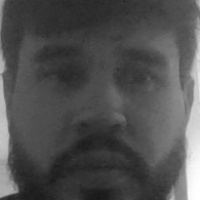
#> input picture faces/Victor Militino/0.jpg, 200 x 200 px; its folder holds only this picture in this run
$ python -i face_engine.py   (imports and definitions only)
#> lines starting #> are read from the running program, lines starting #| are printed output that depends on the picture
#> further down, picture is the input picture: shape (200, 200, 3); min 24, max 255, mean 79.8
### utils.py
import cv2
import os
import shutil

def draw_label(frame, text, x, y, w, h):
    cv2.rectangle(frame, (x, y), (x + w, y + h), (0, 255, 0), 2)
    cv2.putText(frame, text, (x, y - 10), cv2.FONT_HERSHEY_SIMPLEX, 0.6, (0, 255, 0), 2)

def carregar_cascade(nome_arquivo):
    caminho_original = os.path.join(cv2.data.haarcascades, nome_arquivo)
    pasta_segura = os.path.join(os.environ.get('SystemDrive', 'C:') + os.sep, 'cv_cascades')
    os.makedirs(pasta_segura, exist_ok=True)
    caminho_seguro = os.path.join(pasta_segura, nome_arquivo)
    if not os.path.exists(caminho_seguro):
        shutil.copyfile(caminho_original, caminho_seguro)
    classificador = cv2.CascadeClassifier(caminho_seguro)
    if classificador.empty():
        raise RuntimeError(f"[ERRO] Não foi possível carregar o classificador '{nome_arquivo}'. Verifique se o arquivo existe em: {caminho_original}")
    return classificador
JANELA_FILTRO_OLHOS = 5

# [17 lines left out: function atualizar_liveness, not called in this run]
MIN_AMOSTRAS_MOVIMENTO = 15
CONFIRMACOES_CONSECUTIVAS_NECESSARIAS = 4
RAZAO_MOVIMENTO_MINIMA = 0.004
RAZAO_MOVIMENTO_MAXIMA = 0.09

# [32 lines left out: functions atualizar_liveness_movimento, _desvio_padrao, not called in this run]

### face_engine.py
import cv2
import os
import numpy as np
from utils import carregar_cascade

class FaceEngine:

    def __init__(self):
        self.detector_frontal = carregar_cascade('haarcascade_frontalface_default.xml')
        self.detector_perfil = carregar_cascade('haarcascade_profileface.xml')
        self.detector_olhos = carregar_cascade('haarcascade_eye.xml')
        self.recognizer = cv2.face.LBPHFaceRecognizer_create()
        self.labels = {}
        self.trained = False

    def train(self, people):
        faces = []
        labels = []
        for i, p in enumerate(people):
            if os.path.isdir(p.image_path):
                print(f'[TREINO] Carregando múltiplos ângulos de: {p.name}')
                for filename in os.listdir(p.image_path):
                    if filename.lower().endswith(('.jpg', '.jpeg', '.png')):
                        img_path = os.path.join(p.image_path, filename)
                        img = cv2.imread(img_path, cv2.IMREAD_GRAYSCALE)
                        if img is not None:
                            faces.append(img)
                            labels.append(i)
                self.labels[i] = p
            elif os.path.isfile(p.image_path):
                img = cv2.imread(p.image_path, cv2.IMREAD_GRAYSCALE)
                if img is not None:
                    detections = self.detector_frontal.detectMultiScale(img, 1.1, 4)
                    for x, y, w, h in detections:
                        faces.append(img[y:y + h, x:x + w])
                        labels.append(i)
                    self.labels[i] = p
        if faces:
            self.recognizer.train(faces, np.array(labels))
            self.trained = True
            print(f'[TREINO] Pronto! Inteligência calibrada com {len(faces)} imagens multifacetadas.')

    def detect_and_recognize(self, frame):
        gray = cv2.cvtColor(frame, cv2.COLOR_BGR2GRAY)
        detections = list(self.detector_frontal.detectMultiScale(gray, 1.1, 4))
#> detections = [[14, 11, 176, 176]]
        if len(detections) == 0:
            detections = list(self.detector_perfil.detectMultiScale(gray, 1.1, 4))
        if len(detections) == 0:
            gray_flipped = cv2.flip(gray, 1)
            detections_flipped = self.detector_perfil.detectMultiScale(gray_flipped, 1.1, 4)
            largura_img = gray.shape[1]
            for x, y, w, h in detections_flipped:
                x_real = largura_img - x - w
                detections.append((x, y, w, h))
        results = []
        for x, y, w, h in detections:
            face = gray[y:y + h, x:x + w]
            face_resized = cv2.resize(face, (200, 200))
            if self.trained:
                label, confidence = self.recognizer.predict(face_resized)
                person = self.labels.get(label) if confidence < 80 else None
            else:
                person = None
            olhos = self.detector_olhos.detectMultiScale(face, 1.1, 5)
            olhos_detectados = len(olhos) > 0
            results.append((x, y, w, h, person, olhos_detectados))
#> this loop made 1 pass
#> (x, y, w, h, olhos, olhos_detectados) on pass 1: (14, 11, 176, 176, [[96, 39, 53, 53], [12, 24, 70, 70]], True)
#> pass 1, in detect_and_recognize, `face = gray[y:y + h, x:x + w]`:
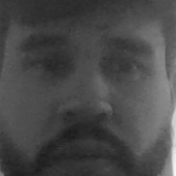
#> face: shape (176, 176); min 28, max 245, mean 72.8
#> after the loop, results = 1 item
        return results

>>> import cv2
>>> picture = cv2.imread('faces/Victor Militino/0.jpg')
>>> result = FaceEngine().detect_and_recognize(picture)
#> result = 1 item

$ run again, on faces/Victor Militino/10.jpg
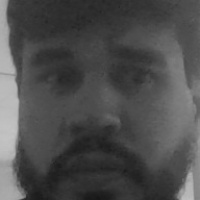
#> input picture faces/Victor Militino/10.jpg, 200 x 200 px
#> picture is the input picture: shape (200, 200, 3); min 23, max 196, mean 77.4
#> detections = [[17, 10, 175, 175]]
#> the loop in detect_and_recognize, `for x, y, w, h in detections:` made 1 pass
#> (x, y, w, h, olhos, olhos_detectados) on pass 1: (17, 10, 175, 175, [[89, 35, 59, 59], [13, 37, 61, 61]], True)
#> pass 1, in detect_and_recognize, `face = gray[y:y + h, x:x + w]`:
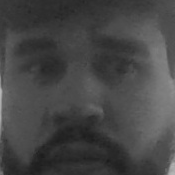
#> face: shape (175, 175); min 28, max 184, mean 69.9
#> after the loop in detect_and_recognize, `for x, y, w, h in detections:`: results = 1 item
